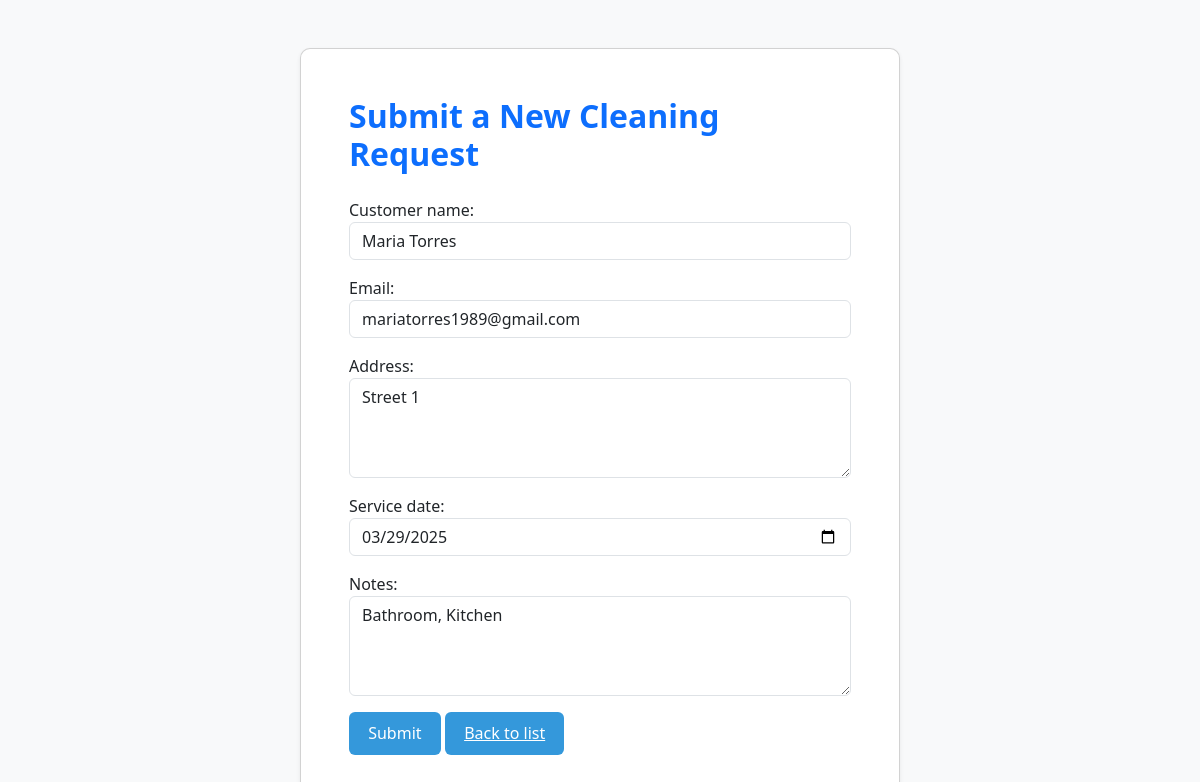
Page /requests/requests/7/edit/ on the committed database.
### services/models.py (models this page shows, shortened)
class CleaningRequest(models.Model):
    customer_name = models.CharField(max_length=100)
    address = models.TextField()
    service_date = models.DateField()
    email = models.EmailField()
    notes = models.TextField(blank=True)
    created_at = models.DateTimeField(auto_now_add=True)

### services/views.py (the view)
# urls.py: path('requests/<int:pk>/edit/', views.request_update, name='request_update'),
def request_update(request, pk):
    request_instance = get_object_or_404(CleaningRequest, pk=pk)
    if request.method == 'POST':
        form = CleaningRequestForm(request.POST, instance=request_instance)
        if form.is_valid():
            form.save()
            return redirect('request_list')
    else:
        form = CleaningRequestForm(instance=request_instance)
    return render(request, 'services/request_form.html', {'form': form})

### services/forms.py
class CleaningRequestForm(forms.ModelForm):
    class Meta:
        model = CleaningRequest
        fields = ['customer_name', 'email', 'address', 'service_date', 'notes']
        widgets = {
            'service_date': forms.DateInput(attrs={'type': 'date'}),
        }

### services/templates/services/request_form.html (shortened to what this page needs)
{% load static %}
{% load widget_tweaks %}
<!DOCTYPE html>
<html>
<head>
    <link rel="stylesheet" href="https://cdn.jsdelivr.net/npm/bootstrap@5.3.0/dist/css/bootstrap.min.css">
    <link rel="stylesheet" href="{% static 'services/style.css' %}">
</head>
<body class="bg-light">
    <div class="container mt-5">
        <div class="card shadow-sm">
            <div class="card-body">
                <h2 class="mb-4 text-primary fw-bold">Submit a New Cleaning Request</h2>
                <form method="post">
                    <div class="mb-3">
                        {{ form.customer_name.label_tag }}
                        {{ form.customer_name|add_class:"form-control" }}
                    </div>
                    <div class="mb-3">
                        {{ form.email.label_tag }}
                        {{ form.email|add_class:"form-control" }}
                    </div>
                    <div class="mb-3">
                        {{ form.address.label_tag }}
                        {{ form.address|add_class:"form-control" }}
                    </div>
                    <div class="mb-3">
                        {{ form.service_date.label_tag }}
                        {{ form.service_date|add_class:"form-control" }}
                    </div>
                    <div class="mb-3">
                        {{ form.notes.label_tag }}
                        {{ form.notes|add_class:"form-control" }}
                    </div>
                    <button type="submit" class="btn btn-primary">Submit</button>
                    <a href="{% url 'request_list' %}" class="btn btn-link">Back to list</a>
                </form>
            </div>
        </div>
    </div>
</body>
</html>

### services/static/services/style.css (style rules this page uses)
.card { background: #ffffff; padding: 2rem; border-radius: 10px; max-width: 600px; margin: 2rem auto; box-shadow: 0 2px 12px rgba(0,0,0,0.05); }
h2 { margin-bottom: 1.5rem; }
input, textarea, select { width: 100%; padding: 0.6rem; border: 1px solid #ccc; border-radius: 6px; font-size: 1rem; box-sizing: border-box; }
textarea { height: 100px; }
.btn { background-color: #3498db; color: white; padding: 0.6rem 1.2rem; border: none; border-radius: 6px; cursor: pointer; }

### rows in the picture
CleaningRequest: customer_name "Maria Torres", email "mariatorres1989@gmail.com", address "Street 1", service_date "03/29/2025", notes "Bathroom, Kitchen"
